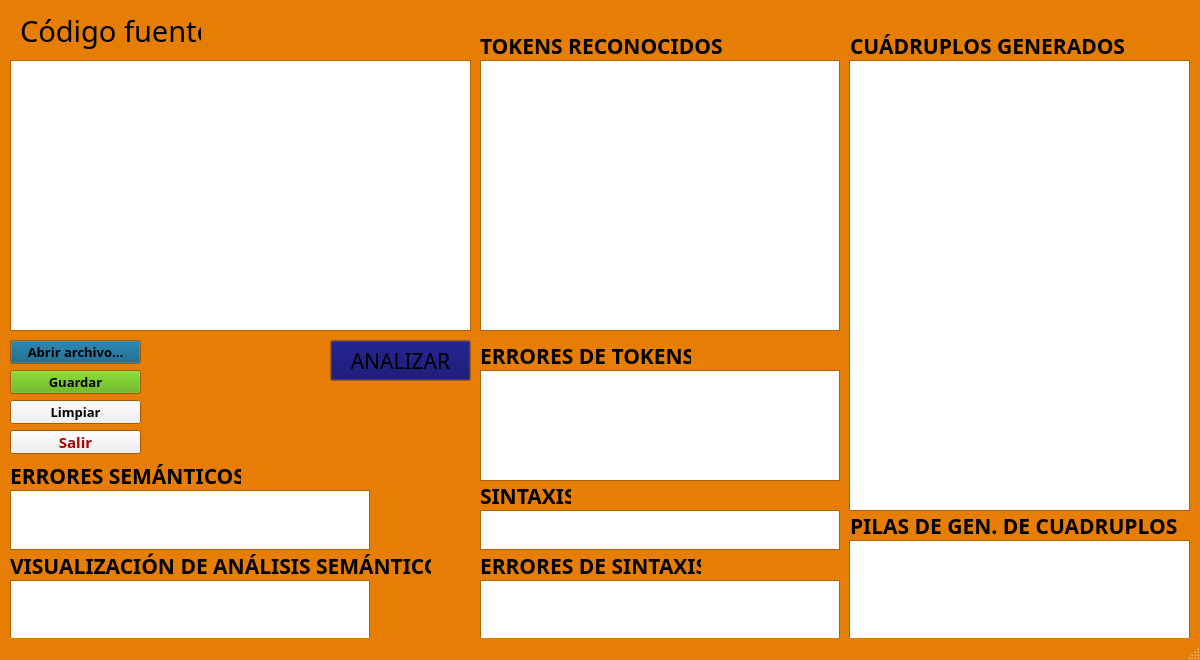
<?xml version="1.0" encoding="UTF-8"?>
<ui version="4.0">
 <class>VentanaPrincipal</class>
 <widget class="QMainWindow" name="VentanaPrincipal">
  <property name="geometry">
   <rect>
    <x>0</x>
    <y>0</y>
    <width>1200</width>
    <height>660</height>
   </rect>
  </property>
  <property name="palette">
   <palette>
    <active>
     <colorrole role="Window">
      <brush brushstyle="SolidPattern">
       <color alpha="255">
        <red>230</red>
        <green>126</green>
        <blue>6</blue>
       </color>
      </brush>
     </colorrole>
    </active>
    <inactive>
     <colorrole role="Window">
      <brush brushstyle="SolidPattern">
       <color alpha="255">
        <red>230</red>
        <green>126</green>
        <blue>6</blue>
       </color>
      </brush>
     </colorrole>
    </inactive>
    <disabled>
     <colorrole role="Base">
      <brush brushstyle="SolidPattern">
       <color alpha="255">
        <red>230</red>
        <green>126</green>
        <blue>6</blue>
       </color>
      </brush>
     </colorrole>
     <colorrole role="Window">
      <brush brushstyle="SolidPattern">
       <color alpha="255">
        <red>230</red>
        <green>126</green>
        <blue>6</blue>
       </color>
      </brush>
     </colorrole>
    </disabled>
   </palette>
  </property>
  <property name="windowTitle">
   <string>Analizador - Rooster</string>
  </property>
  <property name="iconSize">
   <size>
    <width>30</width>
    <height>30</height>
   </size>
  </property>
  <widget class="QWidget" name="centralwidget">
   <widget class="QPushButton" name="btn_AbrirArchivo">
    <property name="geometry">
     <rect>
      <x>10</x>
      <y>340</y>
      <width>131</width>
      <height>24</height>
     </rect>
    </property>
    <property name="palette">
     <palette>
      <active>
       <colorrole role="Button">
        <brush brushstyle="SolidPattern">
         <color alpha="255">
          <red>0</red>
          <green>85</green>
          <blue>127</blue>
         </color>
        </brush>
       </colorrole>
      </active>
      <inactive>
       <colorrole role="Button">
        <brush brushstyle="SolidPattern">
         <color alpha="255">
          <red>0</red>
          <green>85</green>
          <blue>127</blue>
         </color>
        </brush>
       </colorrole>
      </inactive>
      <disabled>
       <colorrole role="Button">
        <brush brushstyle="SolidPattern">
         <color alpha="255">
          <red>0</red>
          <green>85</green>
          <blue>127</blue>
         </color>
        </brush>
       </colorrole>
      </disabled>
     </palette>
    </property>
    <property name="font">
     <font>
      <family>Century Gothic</family>
      <pointsize>10</pointsize>
      <bold>true</bold>
     </font>
    </property>
    <property name="text">
     <string>Abrir archivo...</string>
    </property>
   </widget>
   <widget class="QPushButton" name="btn_Guardar">
    <property name="geometry">
     <rect>
      <x>10</x>
      <y>370</y>
      <width>131</width>
      <height>24</height>
     </rect>
    </property>
    <property name="palette">
     <palette>
      <active>
       <colorrole role="Button">
        <brush brushstyle="SolidPattern">
         <color alpha="255">
          <red>85</red>
          <green>170</green>
          <blue>0</blue>
         </color>
        </brush>
       </colorrole>
      </active>
      <inactive>
       <colorrole role="Button">
        <brush brushstyle="SolidPattern">
         <color alpha="255">
          <red>85</red>
          <green>170</green>
          <blue>0</blue>
         </color>
        </brush>
       </colorrole>
      </inactive>
      <disabled>
       <colorrole role="Button">
        <brush brushstyle="SolidPattern">
         <color alpha="255">
          <red>85</red>
          <green>170</green>
          <blue>0</blue>
         </color>
        </brush>
       </colorrole>
      </disabled>
     </palette>
    </property>
    <property name="font">
     <font>
      <family>Century Gothic</family>
      <pointsize>10</pointsize>
      <bold>true</bold>
     </font>
    </property>
    <property name="text">
     <string>Guardar</string>
    </property>
   </widget>
   <widget class="QPushButton" name="btn_Limpiar">
    <property name="geometry">
     <rect>
      <x>10</x>
      <y>400</y>
      <width>131</width>
      <height>24</height>
     </rect>
    </property>
    <property name="font">
     <font>
      <family>Century Gothic</family>
      <pointsize>10</pointsize>
      <bold>true</bold>
     </font>
    </property>
    <property name="text">
     <string>Limpiar</string>
    </property>
   </widget>
   <widget class="QPushButton" name="btn_Salir">
    <property name="geometry">
     <rect>
      <x>10</x>
      <y>430</y>
      <width>131</width>
      <height>24</height>
     </rect>
    </property>
    <property name="palette">
     <palette>
      <active>
       <colorrole role="ButtonText">
        <brush brushstyle="SolidPattern">
         <color alpha="255">
          <red>170</red>
          <green>0</green>
          <blue>0</blue>
         </color>
        </brush>
       </colorrole>
      </active>
      <inactive>
       <colorrole role="ButtonText">
        <brush brushstyle="SolidPattern">
         <color alpha="255">
          <red>170</red>
          <green>0</green>
          <blue>0</blue>
         </color>
        </brush>
       </colorrole>
      </inactive>
      <disabled/>
     </palette>
    </property>
    <property name="font">
     <font>
      <family>Century Gothic</family>
      <pointsize>11</pointsize>
      <bold>true</bold>
     </font>
    </property>
    <property name="text">
     <string>Salir</string>
    </property>
   </widget>
   <widget class="QTextEdit" name="editorTextoArchivo">
    <property name="geometry">
     <rect>
      <x>10</x>
      <y>60</y>
      <width>461</width>
      <height>271</height>
     </rect>
    </property>
    <property name="palette">
     <palette>
      <active>
       <colorrole role="Window">
        <brush brushstyle="SolidPattern">
         <color alpha="255">
          <red>240</red>
          <green>131</green>
          <blue>7</blue>
         </color>
        </brush>
       </colorrole>
      </active>
      <inactive>
       <colorrole role="Window">
        <brush brushstyle="SolidPattern">
         <color alpha="255">
          <red>240</red>
          <green>131</green>
          <blue>7</blue>
         </color>
        </brush>
       </colorrole>
      </inactive>
      <disabled>
       <colorrole role="Base">
        <brush brushstyle="SolidPattern">
         <color alpha="255">
          <red>240</red>
          <green>131</green>
          <blue>7</blue>
         </color>
        </brush>
       </colorrole>
       <colorrole role="Window">
        <brush brushstyle="SolidPattern">
         <color alpha="255">
          <red>240</red>
          <green>131</green>
          <blue>7</blue>
         </color>
        </brush>
       </colorrole>
      </disabled>
     </palette>
    </property>
    <property name="font">
     <font>
      <family>Consolas</family>
      <pointsize>11</pointsize>
     </font>
    </property>
   </widget>
   <widget class="QLabel" name="lbl_SeccionTexto">
    <property name="geometry">
     <rect>
      <x>20</x>
      <y>10</y>
      <width>181</width>
      <height>41</height>
     </rect>
    </property>
    <property name="font">
     <font>
      <family>Impact</family>
      <pointsize>22</pointsize>
      <bold>false</bold>
     </font>
    </property>
    <property name="text">
     <string>Código fuente:</string>
    </property>
   </widget>
   <widget class="QPushButton" name="btn_ANALIZAR">
    <property name="geometry">
     <rect>
      <x>330</x>
      <y>340</y>
      <width>141</width>
      <height>41</height>
     </rect>
    </property>
    <property name="palette">
     <palette>
      <active>
       <colorrole role="Button">
        <brush brushstyle="SolidPattern">
         <color alpha="255">
          <red>0</red>
          <green>0</green>
          <blue>98</blue>
         </color>
        </brush>
       </colorrole>
       <colorrole role="ButtonText">
        <brush brushstyle="SolidPattern">
         <color alpha="255">
          <red>0</red>
          <green>0</green>
          <blue>0</blue>
         </color>
        </brush>
       </colorrole>
       <colorrole role="Base">
        <brush brushstyle="SolidPattern">
         <color alpha="255">
          <red>255</red>
          <green>255</green>
          <blue>255</blue>
         </color>
        </brush>
       </colorrole>
      </active>
      <inactive>
       <colorrole role="Button">
        <brush brushstyle="SolidPattern">
         <color alpha="255">
          <red>0</red>
          <green>0</green>
          <blue>98</blue>
         </color>
        </brush>
       </colorrole>
       <colorrole role="ButtonText">
        <brush brushstyle="SolidPattern">
         <color alpha="255">
          <red>0</red>
          <green>0</green>
          <blue>0</blue>
         </color>
        </brush>
       </colorrole>
       <colorrole role="Base">
        <brush brushstyle="SolidPattern">
         <color alpha="255">
          <red>255</red>
          <green>255</green>
          <blue>255</blue>
         </color>
        </brush>
       </colorrole>
      </inactive>
      <disabled>
       <colorrole role="Button">
        <brush brushstyle="SolidPattern">
         <color alpha="255">
          <red>0</red>
          <green>0</green>
          <blue>98</blue>
         </color>
        </brush>
       </colorrole>
      </disabled>
     </palette>
    </property>
    <property name="font">
     <font>
      <family>Gill Sans Ultra Bold Condensed</family>
      <pointsize>16</pointsize>
     </font>
    </property>
    <property name="text">
     <string>ANALIZAR</string>
    </property>
   </widget>
   <widget class="QLabel" name="lbl_TokensResult">
    <property name="geometry">
     <rect>
      <x>480</x>
      <y>30</y>
      <width>251</width>
      <height>31</height>
     </rect>
    </property>
    <property name="font">
     <font>
      <family>Century Gothic</family>
      <pointsize>16</pointsize>
      <bold>true</bold>
     </font>
    </property>
    <property name="text">
     <string>TOKENS RECONOCIDOS</string>
    </property>
   </widget>
   <widget class="QLabel" name="lbl_ErrTokensResult">
    <property name="geometry">
     <rect>
      <x>480</x>
      <y>340</y>
      <width>211</width>
      <height>31</height>
     </rect>
    </property>
    <property name="font">
     <font>
      <family>Century Gothic</family>
      <pointsize>16</pointsize>
      <bold>true</bold>
     </font>
    </property>
    <property name="text">
     <string>ERRORES DE TOKENS</string>
    </property>
   </widget>
   <widget class="QListWidget" name="lW_Tokens">
    <property name="geometry">
     <rect>
      <x>480</x>
      <y>60</y>
      <width>360</width>
      <height>271</height>
     </rect>
    </property>
   </widget>
   <widget class="QListWidget" name="lW_ErroresTokens">
    <property name="geometry">
     <rect>
      <x>480</x>
      <y>370</y>
      <width>360</width>
      <height>111</height>
     </rect>
    </property>
   </widget>
   <widget class="QLabel" name="lbl_SintaxResult">
    <property name="geometry">
     <rect>
      <x>480</x>
      <y>480</y>
      <width>91</width>
      <height>31</height>
     </rect>
    </property>
    <property name="font">
     <font>
      <family>Century Gothic</family>
      <pointsize>16</pointsize>
      <bold>true</bold>
     </font>
    </property>
    <property name="text">
     <string>SINTAXIS</string>
    </property>
   </widget>
   <widget class="QListWidget" name="lW_MsjSintaxis">
    <property name="geometry">
     <rect>
      <x>480</x>
      <y>510</y>
      <width>360</width>
      <height>40</height>
     </rect>
    </property>
   </widget>
   <widget class="QLabel" name="lbl_ErrSintaxResult">
    <property name="geometry">
     <rect>
      <x>480</x>
      <y>550</y>
      <width>221</width>
      <height>31</height>
     </rect>
    </property>
    <property name="font">
     <font>
      <family>Century Gothic</family>
      <pointsize>16</pointsize>
      <bold>true</bold>
     </font>
    </property>
    <property name="text">
     <string>ERRORES DE SINTAXIS</string>
    </property>
   </widget>
   <widget class="QListWidget" name="lW_MsjErrSintaxis">
    <property name="geometry">
     <rect>
      <x>480</x>
      <y>580</y>
      <width>360</width>
      <height>60</height>
     </rect>
    </property>
   </widget>
   <widget class="QLabel" name="lbl_ErrSemanticResult">
    <property name="geometry">
     <rect>
      <x>10</x>
      <y>460</y>
      <width>231</width>
      <height>31</height>
     </rect>
    </property>
    <property name="font">
     <font>
      <family>Century Gothic</family>
      <pointsize>16</pointsize>
      <bold>true</bold>
     </font>
    </property>
    <property name="text">
     <string>ERRORES SEMÁNTICOS</string>
    </property>
   </widget>
   <widget class="QListWidget" name="lW_MsjErrSemantic">
    <property name="geometry">
     <rect>
      <x>10</x>
      <y>490</y>
      <width>360</width>
      <height>60</height>
     </rect>
    </property>
   </widget>
   <widget class="QLabel" name="lbl_SemanticResult">
    <property name="geometry">
     <rect>
      <x>10</x>
      <y>550</y>
      <width>421</width>
      <height>31</height>
     </rect>
    </property>
    <property name="font">
     <font>
      <family>Century Gothic</family>
      <pointsize>16</pointsize>
      <bold>true</bold>
     </font>
    </property>
    <property name="text">
     <string>VISUALIZACIÓN DE ANÁLISIS SEMÁNTICO</string>
    </property>
   </widget>
   <widget class="QListWidget" name="lW_ContPilasSemantic">
    <property name="geometry">
     <rect>
      <x>10</x>
      <y>580</y>
      <width>360</width>
      <height>60</height>
     </rect>
    </property>
   </widget>
   <widget class="QLabel" name="lbl_CuadrupGenerados">
    <property name="geometry">
     <rect>
      <x>850</x>
      <y>30</y>
      <width>281</width>
      <height>31</height>
     </rect>
    </property>
    <property name="font">
     <font>
      <family>Century Gothic</family>
      <pointsize>16</pointsize>
      <bold>true</bold>
     </font>
    </property>
    <property name="text">
     <string>CUÁDRUPLOS GENERADOS</string>
    </property>
   </widget>
   <widget class="QTableWidget" name="tW_VisualCuadrup">
    <property name="geometry">
     <rect>
      <x>849</x>
      <y>60</y>
      <width>341</width>
      <height>451</height>
     </rect>
    </property>
   </widget>
   <widget class="QLabel" name="lbl_PilasCuadrup">
    <property name="geometry">
     <rect>
      <x>850</x>
      <y>510</y>
      <width>331</width>
      <height>31</height>
     </rect>
    </property>
    <property name="font">
     <font>
      <family>Century Gothic</family>
      <pointsize>16</pointsize>
      <bold>true</bold>
     </font>
    </property>
    <property name="text">
     <string>PILAS DE GEN. DE CUADRUPLOS</string>
    </property>
   </widget>
   <widget class="QListWidget" name="lW_ContPilasGCI">
    <property name="geometry">
     <rect>
      <x>849</x>
      <y>540</y>
      <width>341</width>
      <height>100</height>
     </rect>
    </property>
   </widget>
  </widget>
  <widget class="QStatusBar" name="statusbar"/>
 </widget>
 <resources/>
 <connections/>
</ui>
